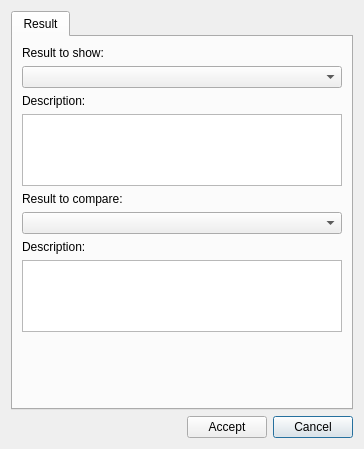
<?xml version="1.0" encoding="UTF-8"?>
<ui version="4.0">
 <class>dlg_result_selector</class>
 <widget class="QDialog" name="dlg_result_selector">
  <property name="geometry">
   <rect>
    <x>0</x>
    <y>0</y>
    <width>364</width>
    <height>449</height>
   </rect>
  </property>
  <property name="windowTitle">
   <string>Result Selector</string>
  </property>
  <layout class="QGridLayout" name="gridLayout">
   <item row="1" column="0">
    <layout class="QGridLayout" name="lyt_buttons">
     <property name="topMargin">
      <number>0</number>
     </property>
     <item row="0" column="2">
      <widget class="QPushButton" name="btn_cancel">
       <property name="text">
        <string>Cancel</string>
       </property>
      </widget>
     </item>
     <item row="0" column="1">
      <widget class="QPushButton" name="btn_accept">
       <property name="text">
        <string>Accept</string>
       </property>
      </widget>
     </item>
     <item row="0" column="0">
      <spacer name="horizontalSpacer">
       <property name="orientation">
        <enum>Qt::Horizontal</enum>
       </property>
       <property name="sizeHint" stdset="0">
        <size>
         <width>40</width>
         <height>20</height>
        </size>
       </property>
      </spacer>
     </item>
    </layout>
   </item>
   <item row="0" column="0">
    <widget class="QTabWidget" name="tab_widget">
     <property name="currentIndex">
      <number>0</number>
     </property>
     <widget class="QWidget" name="tab_result">
      <attribute name="title">
       <string>Result</string>
      </attribute>
      <layout class="QGridLayout" name="gridLayout_4">
       <item row="0" column="0">
        <widget class="QLabel" name="lbl_result_main">
         <property name="text">
          <string>Result to show:</string>
         </property>
        </widget>
       </item>
       <item row="4" column="0">
        <widget class="QLabel" name="lbl_result_compare">
         <property name="text">
          <string>Result to compare:</string>
         </property>
        </widget>
       </item>
       <item row="5" column="0">
        <widget class="QComboBox" name="cmb_result_compare"/>
       </item>
       <item row="1" column="0">
        <widget class="QComboBox" name="cmb_result_main"/>
       </item>
       <item row="3" column="0">
        <widget class="QTextEdit" name="txt_result_main_desc">
         <property name="sizeAdjustPolicy">
          <enum>QAbstractScrollArea::AdjustToContents</enum>
         </property>
         <property name="readOnly">
          <bool>true</bool>
         </property>
        </widget>
       </item>
       <item row="8" column="0">
        <spacer name="verticalSpacer">
         <property name="orientation">
          <enum>Qt::Vertical</enum>
         </property>
         <property name="sizeHint" stdset="0">
          <size>
           <width>20</width>
           <height>40</height>
          </size>
         </property>
        </spacer>
       </item>
       <item row="7" column="0">
        <widget class="QTextEdit" name="txt_result_compare_desc">
         <property name="sizePolicy">
          <sizepolicy hsizetype="Expanding" vsizetype="Expanding">
           <horstretch>0</horstretch>
           <verstretch>0</verstretch>
          </sizepolicy>
         </property>
         <property name="sizeAdjustPolicy">
          <enum>QAbstractScrollArea::AdjustToContents</enum>
         </property>
         <property name="readOnly">
          <bool>true</bool>
         </property>
        </widget>
       </item>
       <item row="2" column="0">
        <widget class="QLabel" name="lbl_descript">
         <property name="text">
          <string>Description:</string>
         </property>
        </widget>
       </item>
       <item row="6" column="0">
        <widget class="QLabel" name="lbl_descript_compare">
         <property name="text">
          <string>Description:</string>
         </property>
        </widget>
       </item>
      </layout>
     </widget>
    </widget>
   </item>
  </layout>
 </widget>
 <tabstops>
  <tabstop>cmb_result_main</tabstop>
  <tabstop>cmb_result_compare</tabstop>
  <tabstop>tab_widget</tabstop>
  <tabstop>txt_result_main_desc</tabstop>
  <tabstop>txt_result_compare_desc</tabstop>
 </tabstops>
 <resources/>
 <connections/>
</ui>
